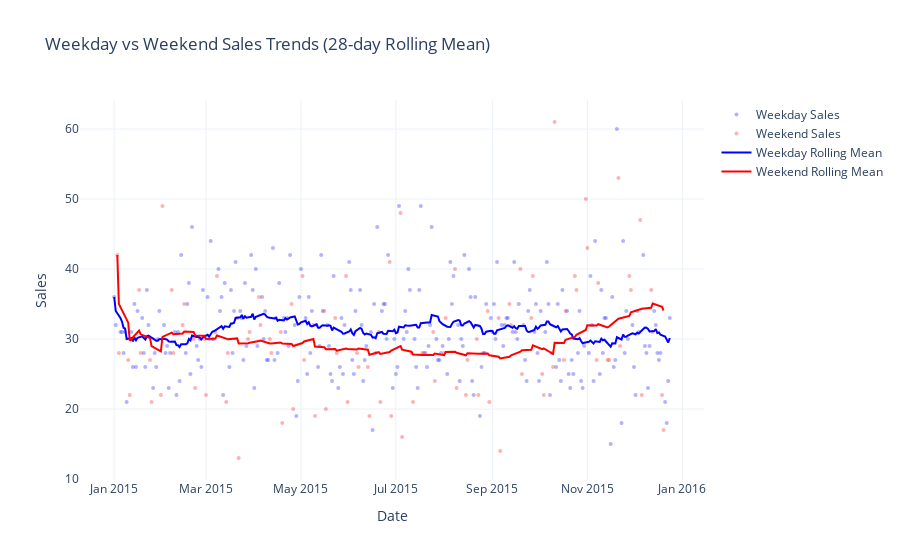

The notebook cell saved with this chart:
### Code cell
import pandas as pd
import numpy as np
import plotly.graph_objects as go
from plotly.subplots import make_subplots
from pandas.tseries.holiday import USFederalHolidayCalendar

# Load the dataset
data = pd.read_csv('data/chickendailysales.csv')
data['date'] = pd.to_datetime(data['date'], dayfirst=True, format='%d/%m/%Y')

# Create holiday calendar and add holiday column
cal = USFederalHolidayCalendar()
holidays = cal.holidays(start=data['date'].min(), end=data['date'].max())
data['is_holiday'] = data['date'].isin(holidays).astype(int)

# New weekday vs weekend analysis
data['is_weekend'] = data['date'].dt.dayofweek.isin([5, 6]).astype(int)

# Create separate dataframes for weekdays and weekends
weekday_sales = data[data['is_weekend'] == 0][['date', 'sales']].set_index('date')
weekend_sales = data[data['is_weekend'] == 1][['date', 'sales']].set_index('date')

# Calculate rolling means
weekday_rolling = weekday_sales['sales'].rolling(window=28, min_periods=1).mean()
weekend_rolling = weekend_sales['sales'].rolling(window=28, min_periods=1).mean()

# Create interactive plot
fig = go.Figure()

# Add scatter plots for raw data
fig.add_trace(
    go.Scatter(x=weekday_sales.index, y=weekday_sales['sales'],
               mode='markers', name='Weekday Sales',
               marker=dict(size=4, opacity=0.3, color='blue'),
               hovertemplate='Date: %{x}<br>Sales: %{y:,.0f}<extra></extra>')
)

fig.add_trace(
    go.Scatter(x=weekend_sales.index, y=weekend_sales['sales'],
               mode='markers', name='Weekend Sales',
               marker=dict(size=4, opacity=0.3, color='red'),
               hovertemplate='Date: %{x}<br>Sales: %{y:,.0f}<extra></extra>')
)

# Add lines for rolling means
fig.add_trace(
    go.Scatter(x=weekday_rolling.index, y=weekday_rolling.values,
               mode='lines', name='Weekday Rolling Mean',
               line=dict(color='blue', width=2),
               hovertemplate='Date: %{x}<br>Rolling Mean: %{y:,.0f}<extra></extra>')
)

fig.add_trace(
    go.Scatter(x=weekend_rolling.index, y=weekend_rolling.values,
               mode='lines', name='Weekend Rolling Mean',
               line=dict(color='red', width=2),
               hovertemplate='Date: %{x}<br>Rolling Mean: %{y:,.0f}<extra></extra>')
)

# Update layout
fig.update_layout(
    title='Weekday vs Weekend Sales Trends (28-day Rolling Mean)',
    xaxis_title='Date',
    yaxis_title='Sales',
    hovermode='x unified',
    showlegend=True,
    template='plotly_white'
)

# Show the interactive plot
fig.show()

# Print average sales for weekdays and weekends
print(f"\nAverage Weekday Sales: {weekday_sales['sales'].mean():.2f}")
print(f"Average Weekend Sales: {weekend_sales['sales'].mean():.2f}")

# Monthly comparison of weekday vs weekend sales
print("\nDetailed Monthly Comparison of Weekday vs Weekend Sales:")
print("-" * 50)

# Add month to both dataframes
weekday_sales['month'] = weekday_sales.index.strftime('%Y-%m')
weekend_sales['month'] = weekend_sales.index.strftime('%Y-%m')

# Calculate monthly averages for both
monthly_weekday = weekday_sales.groupby('month')['sales'].mean()
monthly_weekend = weekend_sales.groupby('month')['sales'].mean()

# Compare each month
for month in sorted(monthly_weekday.index):
    weekday_avg = monthly_weekday[month]
    weekend_avg = monthly_weekend[month]
    difference = weekend_avg - weekday_avg

    print(f"\nMonth: {month}")
    print(f"Average Weekday Sales: {weekday_avg:.2f}")
    print(f"Average Weekend Sales: {weekend_avg:.2f}")

    if difference > 0:
        print(f"Weekend sales were higher by {difference:.2f}")
    else:
        print(f"Weekday sales were higher by {abs(difference):.2f}")

### Figure 1 — Plotly figure (JSON) as saved in the notebook; plotly's stock layout.template omitted (floating-point values rounded to 4 significant figures; data arrays with more than 128 entries replaced by an {"elided": "..."} marker saying what was removed)
{"data": [{"hovertemplate": "Date: %{x}<br>Sales: %{y:,.0f}<extra></extra>", "marker": {"color": "blue", "opacity": 0.3, "size": 4}, "mode": "markers", "name": "Weekday Sales", "type": "scatter", "x": {"elided": "256 str values"}, "y": {"elided": "256 int values"}}, {"hovertemplate": "Date: %{x}<br>Sales: %{y:,.0f}<extra></extra>", "marker": {"color": "red", "opacity": 0.3, "size": 4}, "mode": "markers", "name": "Weekend Sales", "type": "scatter", "x": ["2015-01-03T00:00:00", "2015-01-04T00:00:00", "2015-01-10T00:00:00", "2015-01-11T00:00:00", "2015-01-17T00:00:00", "2015-01-18T00:00:00", "2015-01-24T00:00:00", "2015-01-25T00:00:00", "2015-01-31T00:00:00", "2015-02-01T00:00:00", "2015-02-07T00:00:00", "2015-02-08T00:00:00", "2015-02-14T00:00:00", "2015-02-15T00:00:00", "2015-02-21T00:00:00", "2015-02-22T00:00:00", "2015-02-28T00:00:00", "2015-03-01T00:00:00", "2015-03-07T00:00:00", "2015-03-08T00:00:00", "2015-03-14T00:00:00", "2015-03-15T00:00:00", "2015-03-21T00:00:00", "2015-03-22T00:00:00", "2015-03-28T00:00:00", "2015-03-29T00:00:00", "2015-04-04T00:00:00", "2015-04-05T00:00:00", "2015-04-11T00:00:00", "2015-04-12T00:00:00", "2015-04-18T00:00:00", "2015-04-19T00:00:00", "2015-04-25T00:00:00", "2015-04-26T00:00:00", "2015-05-02T00:00:00", "2015-05-03T00:00:00", "2015-05-09T00:00:00", "2015-05-10T00:00:00", "2015-05-16T00:00:00", "2015-05-17T00:00:00", "2015-05-23T00:00:00", "2015-05-24T00:00:00", "2015-05-30T00:00:00", "2015-05-31T00:00:00", "2015-06-06T00:00:00", "2015-06-07T00:00:00", "2015-06-13T00:00:00", "2015-06-14T00:00:00", "2015-06-20T00:00:00", "2015-06-21T00:00:00", "2015-06-27T00:00:00", "2015-06-28T00:00:00", "2015-07-04T00:00:00", "2015-07-05T00:00:00", "2015-07-11T00:00:00", "2015-07-12T00:00:00", "2015-07-18T00:00:00", "2015-07-19T00:00:00", "2015-07-25T00:00:00", "2015-07-26T00:00:00", "2015-08-01T00:00:00", "2015-08-02T00:00:00", "2015-08-08T00:00:00", "2015-08-09T00:00:00", "2015-08-15T00:00:00", "2015-08-16T00:00:00", "2015-08-22T00:00:00", "2015-08-23T00:00:00", "2015-08-29T00:00:00", "2015-08-30T00:00:00", "2015-09-05T00:00:00", "2015-09-06T00:00:00", "2015-09-12T00:00:00", "2015-09-13T00:00:00", "2015-09-19T00:00:00", "2015-09-20T00:00:00", "2015-09-26T00:00:00", "2015-09-27T00:00:00", "2015-10-03T00:00:00", "2015-10-04T00:00:00", "2015-10-10T00:00:00", "2015-10-11T00:00:00", "2015-10-17T00:00:00", "2015-10-18T00:00:00", "2015-10-24T00:00:00", "2015-10-25T00:00:00", "2015-10-31T00:00:00", "2015-11-01T00:00:00", "2015-11-07T00:00:00", "2015-11-08T00:00:00", "2015-11-14T00:00:00", "2015-11-15T00:00:00", "2015-11-21T00:00:00", "2015-11-22T00:00:00", "2015-11-28T00:00:00", "2015-11-29T00:00:00", "2015-12-05T00:00:00", "2015-12-06T00:00:00", "2015-12-12T00:00:00", "2015-12-13T00:00:00", "2015-12-19T00:00:00", "2015-12-20T00:00:00"], "y": [42, 28, 27, 22, 37, 28, 27, 21, 22, 49, 37, 28, 32, 35, 30, 23, 30, 22, 31, 39, 21, 28, 33, 13, 30, 31, 36, 32, 30, 28, 31, 18, 35, 20, 39, 27, 32, 19, 34, 20, 33, 28, 39, 21, 28, 26, 26, 19, 31, 21, 41, 19, 48, 16, 28, 21, 28, 28, 31, 24, 28, 33, 40, 23, 22, 27, 30, 22, 34, 21, 33, 14, 35, 32, 40, 25, 33, 39, 25, 22, 26, 61, 27, 34, 39, 37, 50, 43, 27, 38, 27, 27, 53, 29, 39, 37, 47, 22, 37, 31, 22, 17]}, {"hovertemplate": "Date: %{x}<br>Rolling Mean: %{y:,.0f}<extra></extra>", "line": {"color": "blue", "width": 2}, "mode": "lines", "name": "Weekday Rolling Mean", "type": "scatter", "x": {"elided": "256 str values"}, "y": {"elided": "256 float values"}}, {"hovertemplate": "Date: %{x}<br>Rolling Mean: %{y:,.0f}<extra></extra>", "line": {"color": "red", "width": 2}, "mode": "lines", "name": "Weekend Rolling Mean", "type": "scatter", "x": ["2015-01-03T00:00:00", "2015-01-04T00:00:00", "2015-01-10T00:00:00", "2015-01-11T00:00:00", "2015-01-17T00:00:00", "2015-01-18T00:00:00", "2015-01-24T00:00:00", "2015-01-25T00:00:00", "2015-01-31T00:00:00", "2015-02-01T00:00:00", "2015-02-07T00:00:00", "2015-02-08T00:00:00", "2015-02-14T00:00:00", "2015-02-15T00:00:00", "2015-02-21T00:00:00", "2015-02-22T00:00:00", "2015-02-28T00:00:00", "2015-03-01T00:00:00", "2015-03-07T00:00:00", "2015-03-08T00:00:00", "2015-03-14T00:00:00", "2015-03-15T00:00:00", "2015-03-21T00:00:00", "2015-03-22T00:00:00", "2015-03-28T00:00:00", "2015-03-29T00:00:00", "2015-04-04T00:00:00", "2015-04-05T00:00:00", "2015-04-11T00:00:00", "2015-04-12T00:00:00", "2015-04-18T00:00:00", "2015-04-19T00:00:00", "2015-04-25T00:00:00", "2015-04-26T00:00:00", "2015-05-02T00:00:00", "2015-05-03T00:00:00", "2015-05-09T00:00:00", "2015-05-10T00:00:00", "2015-05-16T00:00:00", "2015-05-17T00:00:00", "2015-05-23T00:00:00", "2015-05-24T00:00:00", "2015-05-30T00:00:00", "2015-05-31T00:00:00", "2015-06-06T00:00:00", "2015-06-07T00:00:00", "2015-06-13T00:00:00", "2015-06-14T00:00:00", "2015-06-20T00:00:00", "2015-06-21T00:00:00", "2015-06-27T00:00:00", "2015-06-28T00:00:00", "2015-07-04T00:00:00", "2015-07-05T00:00:00", "2015-07-11T00:00:00", "2015-07-12T00:00:00", "2015-07-18T00:00:00", "2015-07-19T00:00:00", "2015-07-25T00:00:00", "2015-07-26T00:00:00", "2015-08-01T00:00:00", "2015-08-02T00:00:00", "2015-08-08T00:00:00", "2015-08-09T00:00:00", "2015-08-15T00:00:00", "2015-08-16T00:00:00", "2015-08-22T00:00:00", "2015-08-23T00:00:00", "2015-08-29T00:00:00", "2015-08-30T00:00:00", "2015-09-05T00:00:00", "2015-09-06T00:00:00", "2015-09-12T00:00:00", "2015-09-13T00:00:00", "2015-09-19T00:00:00", "2015-09-20T00:00:00", "2015-09-26T00:00:00", "2015-09-27T00:00:00", "2015-10-03T00:00:00", "2015-10-04T00:00:00", "2015-10-10T00:00:00", "2015-10-11T00:00:00", "2015-10-17T00:00:00", "2015-10-18T00:00:00", "2015-10-24T00:00:00", "2015-10-25T00:00:00", "2015-10-31T00:00:00", "2015-11-01T00:00:00", "2015-11-07T00:00:00", "2015-11-08T00:00:00", "2015-11-14T00:00:00", "2015-11-15T00:00:00", "2015-11-21T00:00:00", "2015-11-22T00:00:00", "2015-11-28T00:00:00", "2015-11-29T00:00:00", "2015-12-05T00:00:00", "2015-12-06T00:00:00", "2015-12-12T00:00:00", "2015-12-13T00:00:00", "2015-12-19T00:00:00", "2015-12-20T00:00:00"], "y": [42, 35, 32.33, 29.75, 31.2, 30.67, 30.14, 29, 28.22, 30.3, 30.91, 30.67, 30.77, 31.07, 31, 30.5, 30.47, 30, 30.05, 30.5, 30.05, 29.95, 30.09, 29.38, 29.4, 29.46, 29.7, 29.79, 29.36, 29.36, 29.5, 29.36, 29.29, 29, 29.43, 29.64, 30, 28.93, 28.82, 28.54, 28.57, 28.32, 28.64, 28.57, 28.5, 28.64, 28.46, 27.75, 28.11, 27.86, 28.14, 28.36, 29, 28.46, 28.18, 27.79, 27.71, 27.71, 27.71, 27.93, 27.68, 28.14, 28.18, 28.04, 27.68, 27.96, 27.82, 27.89, 27.93, 27.68, 27.46, 27.21, 27.46, 27.68, 28.18, 28.39, 28.46, 29.11, 28.54, 28.64, 27.86, 29.46, 29.43, 29.89, 30.29, 30.61, 31.29, 31.96, 31.93, 32.11, 31.64, 31.79, 32.89, 32.96, 33.29, 33.82, 34.29, 34.32, 34.46, 35.07, 34.61, 34.07]}], "layout": {"hovermode": "x unified", "showlegend": true, "title": {"text": "Weekday vs Weekend Sales Trends (28-day Rolling Mean)"}, "xaxis": {"title": {"text": "Date"}}, "yaxis": {"title": {"text": "Sales"}}}}
